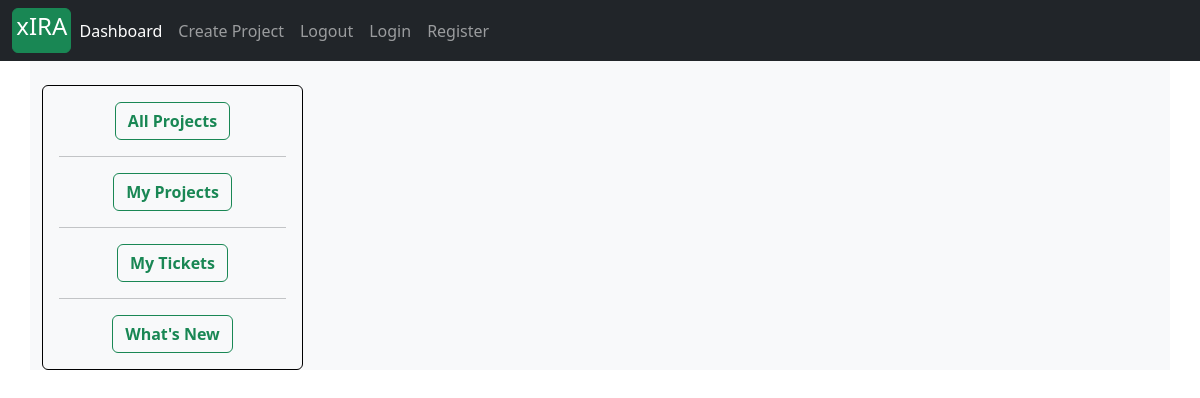
Before: /ticket/see_notification/ (signed in) with the older database file.
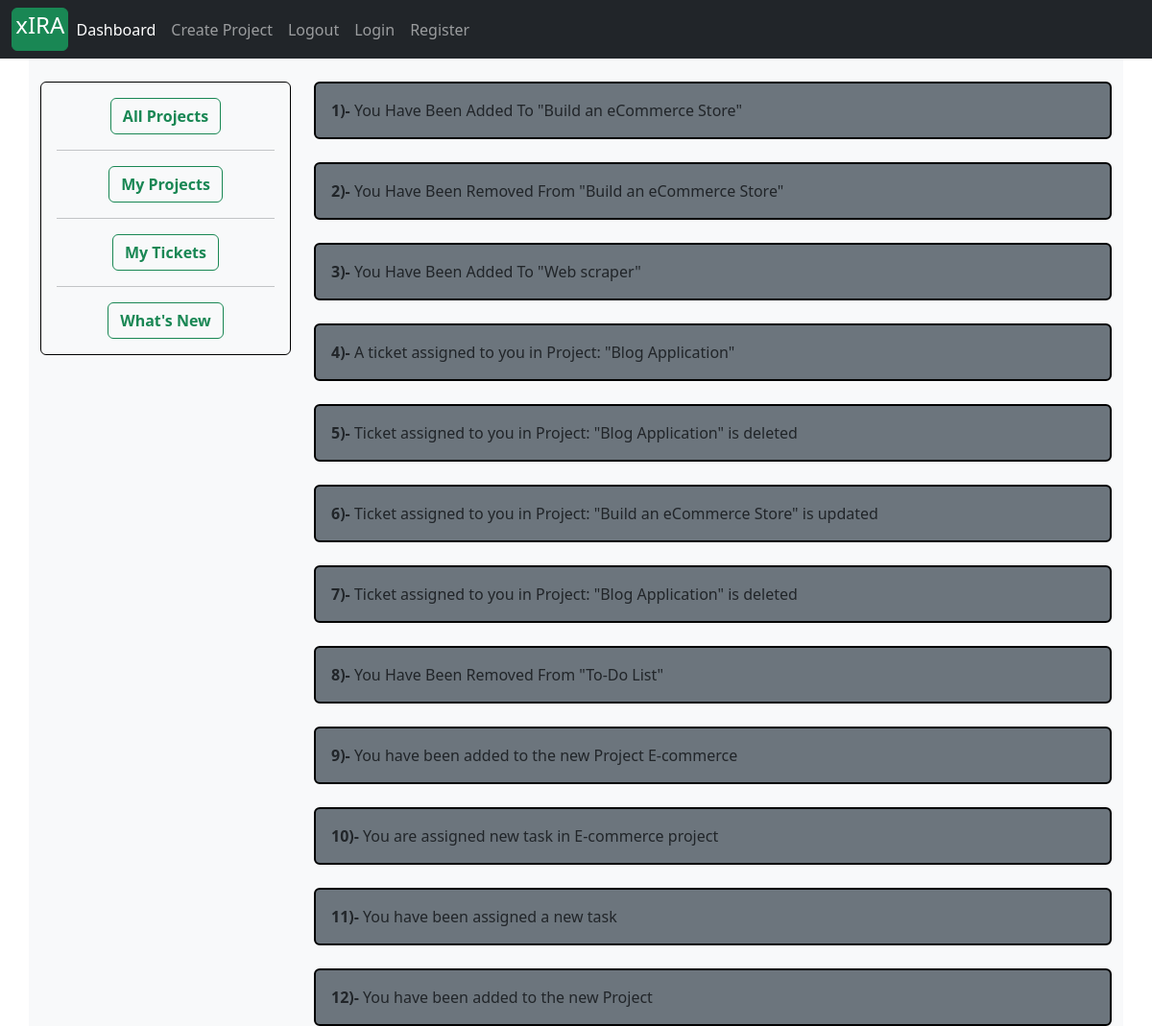
After: the same page with the newer database file.
### accounts/models.py (models this page shows)
class Information(models.Model):
    notification = models.CharField(max_length=400)
    user = models.ForeignKey(Account, on_delete=models.CASCADE)
    is_seen = models.BooleanField(default=False)
    created_at = models.DateTimeField(auto_now_add=True)
    def is_not_seen(self):
        if self.is_seen == False:
            self.is_seen = True
            self.save()
            return True
        else:
            return False

### tickets/views.py (the view)
# urls.py: path('see_notification/', views.get_notification, name='get_notifications'),
def get_notification(request):
    notify = Information.objects.filter(user__id=request.user.id).order_by('-created_at')
    context = {
        'notification': notify,
    }
    return render(request, 'my_notifications.html', context)

### projects/context_processors.py (called while the page is built)
def create_project_form(request):
    form = ProjectCreationForm()
    context = {
        'project_creation_form': form
    }
    return context

### templates/my_notifications.html (shortened to what this page needs)
{% extends 'base.html' %}
{% block content %}
<div class="container">
 <div class="row bg-light">
    <div class="col-sm-3 mt-4" style="">
      <div class="card bg bg-light" style="border: 1px solid black;">
    <div class="card-body text-center">
      <a href="{% url 'dashboard' %}" class="btn btn-outline-success"  style="text-decoration: none"><strong>All Projects</strong></a>
    <hr>
      <a href="{% url 'dashboard' request.user.id %}" class="btn btn-outline-success"  style="text-decoration: none"><strong>My Projects</strong></a>
    <hr>
      <a href="{% url 'user_ticket_dashboard' %}" class="btn btn-outline-success"  style="text-decoration: none"><strong>My Tickets</strong></a>
    <hr>
		  <a href="{% url 'get_notifications' %}" class="btn btn-outline-success"  style="text-decoration: none"><strong>What's New</strong></a>
    </div>
      </div>
    </div>
    <div class="col-lg" style="">
        {% for notify in notification %}
        <div class="card mt-4 {% if notify.is_not_seen %} bg-secondary {% endif %}"  style="border: 2px solid black;">
        <div class="card-body">
           <strong> {{forloop.counter}})- </strong>{{notify.notification}}
        </div>
        </div>
        {% endfor %}
        </div>
        </div>
        </div>
{% endblock %}

Changed rows visible on the page:
added Information: notification "You Have Been Added To \"Build an eCommerce Store\""
added Information: notification "You Have Been Removed From \"Build an eCommerce Store\""
added Information: notification "You Have Been Added To \"Web scraper\""
added Information: notification "A ticket assigned to you in Project: \"Blog Application\""
added Information: notification "Ticket assigned to you in Project: \"Blog Application\" is deleted"
added Information: notification "Ticket assigned to you in Project: \"Build an eCommerce Store\" is updated"
added Information: notification "Ticket assigned to you in Project: \"Blog Application\" is deleted"
added Information: notification "You Have Been Removed From \"To-Do List\""
added Information: notification "You have been added to the new Project E-commerce"
added Information: notification "You are assigned new task in E-commerce project"
added Information: notification "You have been assigned a new task"
added Information: notification "You have been added to the new Project"
